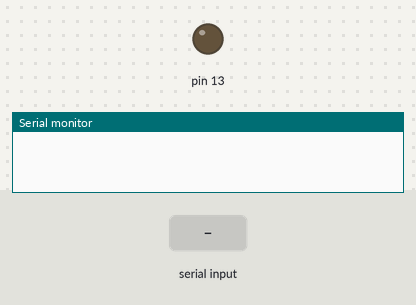
This sketch was run on a simulated Arduino Uno, built with avr-gcc and run on an emulated ATmega328P. Shown: output pins drawn as LEDs (lit = HIGH), the last lines printed to the serial monitor. Inputs (shaded band) come from the test bench.

Above: at 1.2 s.
1.3 s: "a" received over Serial
At 2.1 s:
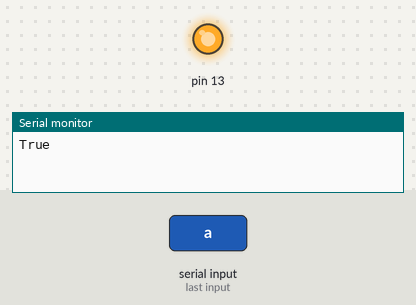
2.8 s: "1" received over Serial
At 3.3 s:
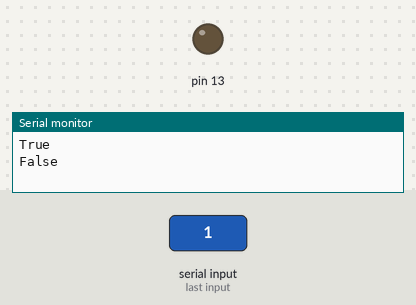
Timing chart, 0 to 5.8 s (numbered marks = the images above; inputs shaded):
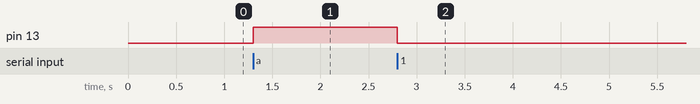

Measured:
- after the input at 1.3 s, pin 13: LOW → HIGH at once
- after the input at 2.8 s, pin 13: HIGH → LOW at once

The sketch:

hello_world.ino
```cpp
int incomingByte = 0;

void setup() {
  // put your setup code here, to run once:
  Serial.begin(9600);
  pinMode(13, OUTPUT);
}

void loop() {
  // put your main code here, to run repeatedly:
  if (Serial.available() > 0) {
    // read the incoming byte:
    incomingByte = Serial.read();

    if (incomingByte == 97) {
      Serial.println("True");
      digitalWrite(13, HIGH);
    }else{
      Serial.println("False");
      digitalWrite(13, LOW);
    }
  }
  //delay(1000);
  //Serial.println("a");
}
```
